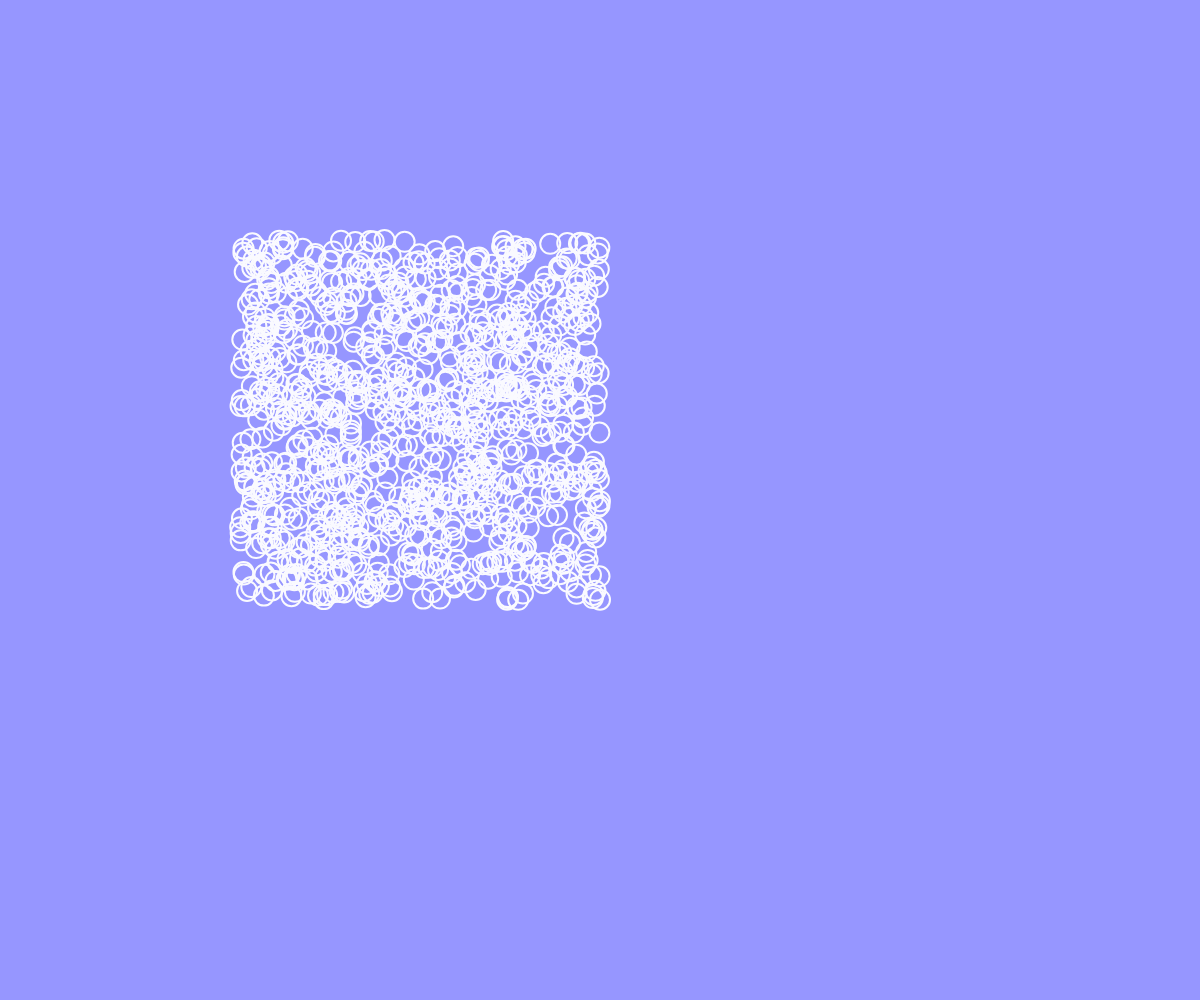
Frame 1 (no input)
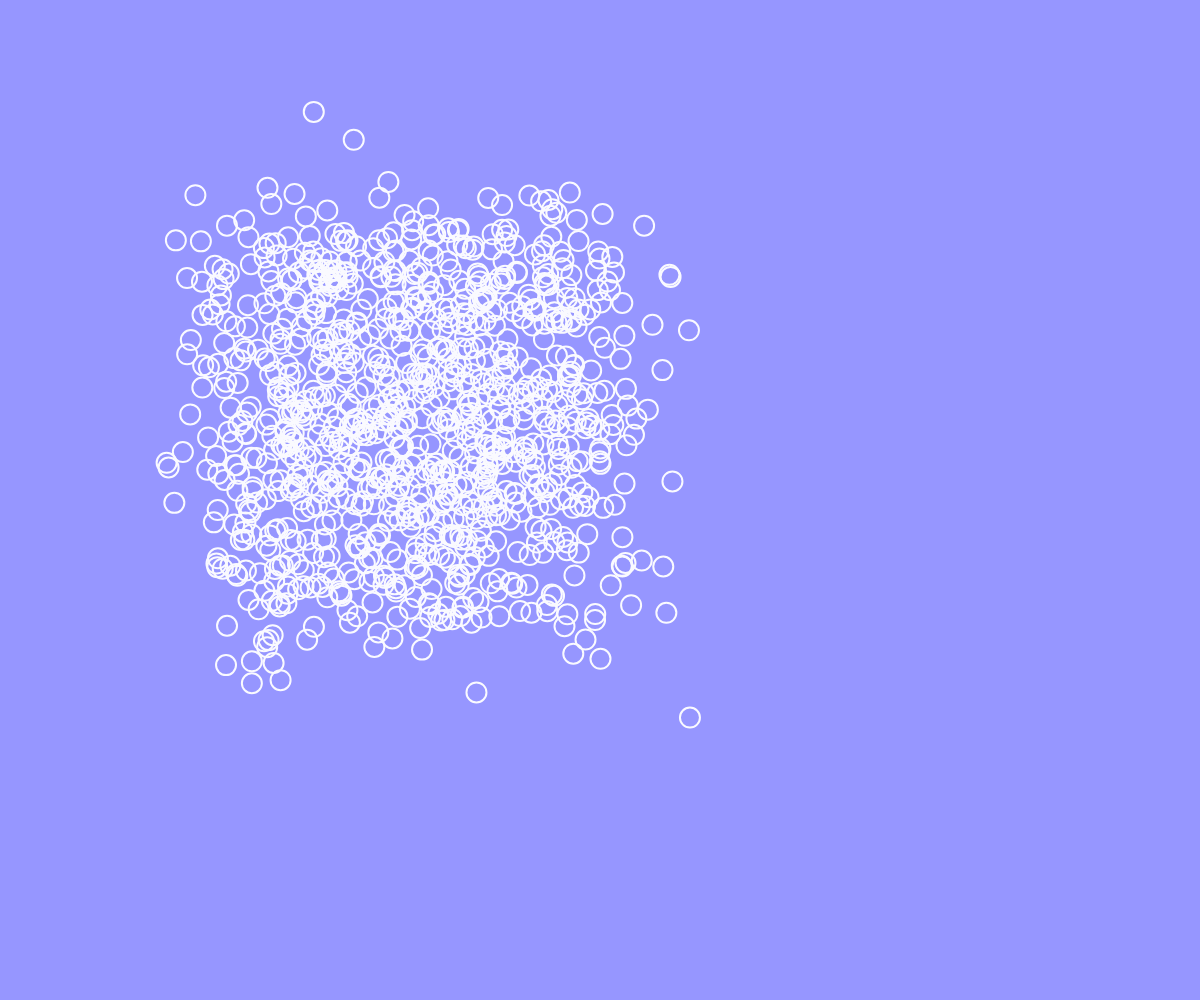
Frame 60 (no input)
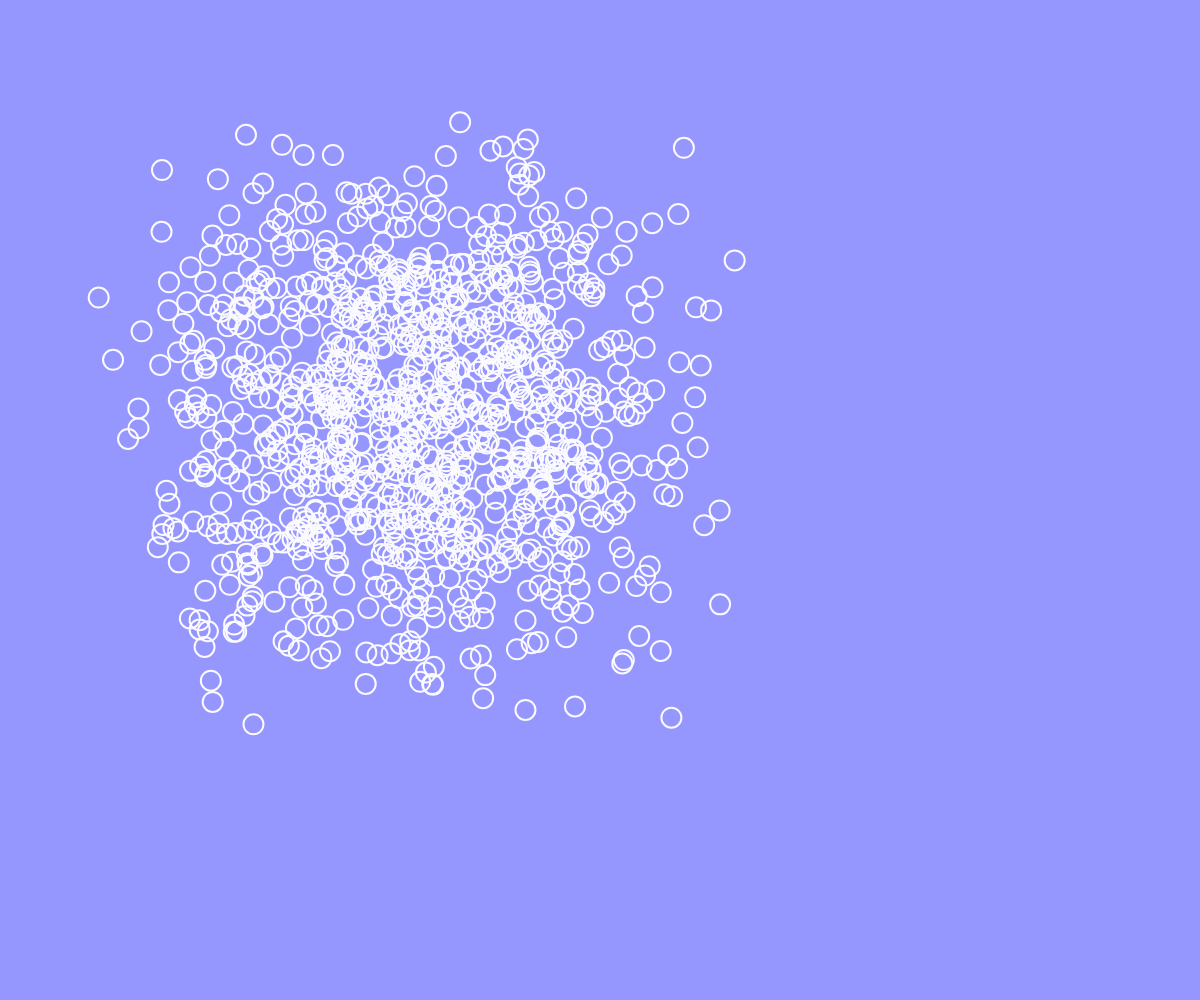
Frame 120 (the mouse pressed at the canvas centre since frame 60)

The p5.js sketch that drew these frames (run headless with seeded random() and noise() and a simulated clock; from frame 60 on, the mouse is pressed at the canvas centre):

// p5.js sketch
// ── sketch.js
// setup Canvas as a fun screen
// position absolute on the page
// set the background to clear so canvas doesn't appear
// draw loop, create bubbles to match result from calculator
//  
var bubObjs = [];
var result = 1000;
var screen;
// will need to change this variable from calculator result.

function setup() {

    screen = createCanvas(windowWidth, windowHeight);
    screen.position(0,0);
    screen.style('z-index', '-1');

	//bubble array calling the bubble constructor
	for (i = 0; i < result; i++) {
		bubObjs[i] = new Bubble();
	}

}

// this draw function is actually a loop from the p5.js library
function draw() {
    background(150,150,255);
    // clear();
    for (i = 0; i < bubObjs.length; i++) {
    bubObjs[i].display();
	bubObjs[i].move();
	}
	

}




function Bubble() {
	this.x = random(windowWidth *.2, windowHeight *.6 );
  	this.y = random(windowWidth *.2,windowHeight *.6);
  	// this.h = random(20,25)
	// this.w = random(20,25)
	this.display = function() {
    stroke(250, 250, 255);
    strokeWeight(2);
    // strokeColor(0,0,0);
	noFill();
	ellipse(this.x, this.y, 20, 20);
		},
		this.move = function() {
			this.x += random(-10,10);
			this.y += random(-10,10);
	}
}

// ── calcstyle.css

html,body{
    margin:0;
    padding:0;
    /* background-color: rgb(81, 163, 184); */
}
/* calculator style */
.keypad {
    width: 30%;
    height: 70%;
    /* background-color: rgb(81, 163, 184); */
    margin: 0;
    position: relative;
    padding-top: 10%;
    padding-left: 35%;
 
}
/* button style */
.button {
    width: 70px;
    height: 70px;
    background-color: rgb(225, 233, 225);
    color: rgb(8, 4, 4);
    font-size: 1em;
    border-radius: 50%;
    border: 1px solid black;
    margin-left: 10px;
    margin-right: 10px;
    margin-bottom: 10px;
    outline: 0px;
}

/* .big {
    height: 140px;
    border-radius: 10%;
    margin: 0;
} problem with this alignment not worth the effect*/

/* button hover */
.button:hover {
    background-color: rgb(133, 156, 160); /* Green */
    color: white;
  }
/* button press */
.button:active {
    border: none;
}
/* screen */
/* background */
// ── calculator.js
//create an empty array for entries = [];
// initialise a total = 0;

//create a cache 'temp' to hold the entered key-value in text format''
// on a given button being pushed store it: text$("button").on('click', function() {
// 	var val = $(this).text();

  // test if this temp value returns a number, add to temp
// alternatives are either a decimal point, a clear function, or an operator
//   if (!isNaN(val) || val === '.') {
//     temp += val;
//     $("#answer").val(temp.substring(0,10));
    
  // If we have a given symbol other than equals, add temp to our entries
  // then add our current symbol and clear temp
//   } else if (val === 'AC') {
//     entries = [];
//     temp = '';
//     total = 0;
//     $("#answer").val('')

  // Clear last entry
//   } else if (val === 'CE') {
//     temp = '';
//     $("#answer").val('')
    
  // Change the X symbol to a recognised multiplication operator
//   } else if (val === 'x') {
//     entries.push(temp);
//     entries.push('*');
//     temp = '';
    
  // Change Obelus symbol to '/' a recognised division operator
//   } else if (val === '÷') {
//     entries.push(temp);
//     entries.push('/');
//     temp = '';

  // If we get the equals sign, do that math
//   } else if (val === '=') {
//   	entries.push(temp);

// initialise a new variable called 'nt' and assign it the value of the array and 
    // var nt = Number(entries[0]);
// for however many number or symbol entries there are take 'nt' and perform the right calc
    // for (var i = 1; i < entries.length; i++) {
    
    //   var nextNum = Number(entries[i+1])
    //   var symbol = entries[i];
      
    //   if (symbol === '+') { nt += nextNum; } 
    //   else if (symbol === '-') { nt -= nextNum; } 
    //   else if (symbol === '*') { nt *= nextNum; } 
    //   else if (symbol === '/') { nt /= nextNum; }
      
    //   i++;
    // }
    
    // Swap the '-' symbol so text input handles it correctly
    // if (nt < 0) {
    //   nt = Math.abs(nt) + '-';
    // }
    // select the answer element by id
    // and asign the 'nt' value to it:

    // $("#answer").val(nt);
	// 	entries = [];
    // temp = '';
    
  // if you're not doing the calc Push number to the array:
//   } else {
//     entries.push(temp);
//     entries.push(val);
//     temp = '';
//   }
// });
